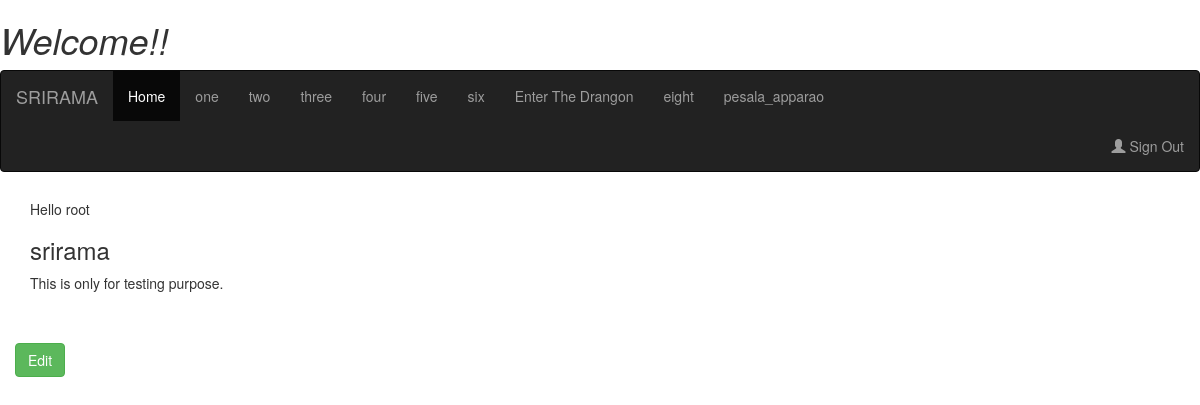
Screenshot of /layouts/layout1.php (signed in) with the database file from the repository.
### tables this page shows
CREATE TABLE IF NOT EXISTS `pages` (
  `id` int(255) NOT NULL,
  `title` varchar(200) NOT NULL,
  `page_title` varchar(200) NOT NULL,
  `content` longtext NOT NULL
);

CREATE TABLE IF NOT EXISTS `layouts` (
  `id` int(200) NOT NULL,
  `nav_items` int(5) NOT NULL,
  `title` varchar(200) NOT NULL,
  `content` varchar(2000) NOT NULL
);

### layouts/layout1.php (the view, shortened to what this page needs)
<?php
	$squery = "SELECT * FROM layouts WHERE title='srirama'";
	$sresult = mysql_query($squery);
	$srow = mysql_fetch_array($sresult);
	$i = $srow['nav_items'];
	$query = "SELECT * FROM pages";
	$result = mysql_query($query);
	if(isset($_GET['title'])){
		$ttitle = $_GET['title'];
		$tquery = "SELECT * FROM pages WHERE page_title='$ttitle' LIMIT 1";
		$tresult = mysql_query($tquery);
		$trow = mysql_fetch_array($tresult);
	}
	else{
		$trow = $srow;
	}
	if (session_status() !== PHP_SESSION_ACTIVE) {
?>
<head>
  <link rel="stylesheet" href="http://maxcdn.bootstrapcdn.com/bootstrap/3.3.5/css/bootstrap.min.css">
</head>
<body>
        <?php
        if ( $_POST )
        insert_page($_POST);
    else { ?>
	<h1><i>Welcome!!</i></h1>
	<nav class="navbar navbar-inverse">
  <div class="container-fluid">
    <div class="navbar-header">
      <a class="navbar-brand" href="<?php echo $_SERVER['PHP_SELF']; ?>">SRIRAMA</a>
    </div>
    <div>
      <ul class="nav navbar-nav">
        <li class="active"><a href="<?php echo $_SERVER['PHP_SELF']; ?>">Home</a></li>
<?php
		for($j=0;$j<$i;$j++){
			$row = mysql_fetch_array($result);	?>
			<li><a href="<?php echo $_SERVER['PHP_SELF']."?title=".$row['page_title']; ?>"><?php echo $row['page_title']; ?>
			</a>
			</li>
	<?php	}	?>
      </ul>
    <ul class="nav navbar-nav navbar-right">
      <li><a href="http://localhost/mycms/index.php?status=signout"><span class="glyphicon glyphicon-user"></span> Sign Out
      </a>
      </li>
    </ul>
    </div>
  </div>
</nav>
<div class="container">
<b><h5>Hello <?php echo $_SESSION["user"]; ?></h5></b>
  <h3><?php echo $trow['title']; ?></h3>
  <p><?php echo $trow['content']; ?></p></br></br>
  <?php
		$cat = $_SESSION["cat"];
		if($cat == "admin"){  ?>
			<div class="row">
				<button class="btn btn-success" id="btn-edit">Edit</button>
			</div>
<?php
		}
   ?>
</div>
<?php }
}
?>
</body>

### layouts/cke/contents.css (style rules this page uses)
body { font-family: sans-serif, Arial, Verdana, "Trebuchet MS"; font-size: 12px; color: #333; background-color: #fff; margin: 20px; }
a { color: #0782C1; }
ol,ul,dl { *margin-right: 0px; padding: 0 40px; }
h1,h2,h3,h4,h5,h6 { font-weight: normal; line-height: 1.2; }

### rows the page displays
pages: page_title "one"
pages: page_title "two"
pages: page_title "three"
pages: page_title "four"
pages: page_title "five"
pages: page_title "six"
pages: page_title "Enter The Drangon"
pages: page_title "eight"
pages: page_title "pesala_apparao"
layouts: title "srirama", content "This is only for testing purpose."

### other values shown
$_SESSION["user"] "root"
